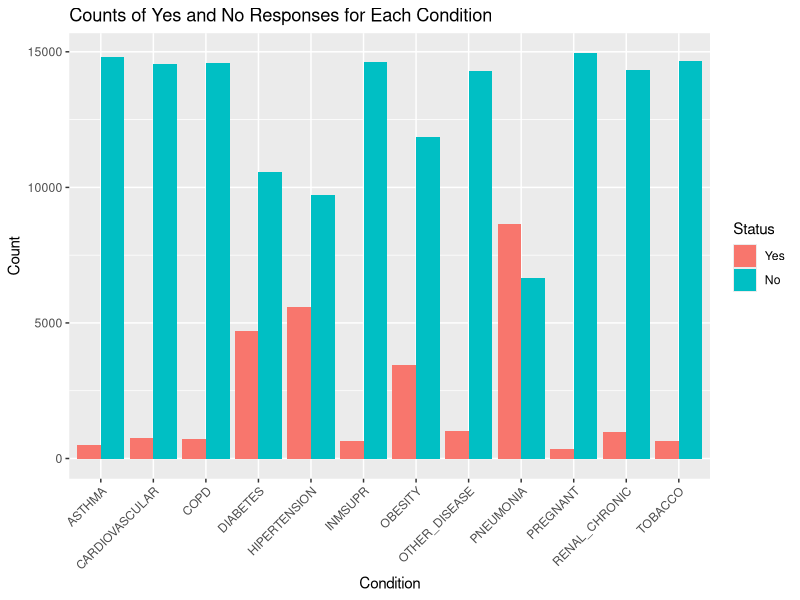

Write the R code that produced this figure.
## ---- chunk 1
#import cleaned data
library(readr)
library(here)

data_clean <- read_csv(here::here("data", "data_clean.csv"))

## ---- chunk 2
library(dplyr)
library(tidyr)
library(ggplot2)

# Prepare data
condition_data <- data_clean %>%
  select(PNEUMONIA, PREGNANT, DIABETES, COPD, ASTHMA, INMSUPR, 
         HIPERTENSION, CARDIOVASCULAR, RENAL_CHRONIC, OTHER_DISEASE, 
         OBESITY, TOBACCO) %>%
  pivot_longer(cols = everything(), names_to = "condition", values_to = "status") %>%
  mutate(status = factor(status, levels = c("Yes", "No"))) %>%
  group_by(condition, status) %>%
  summarize(count = n(), .groups = 'drop')

# Create the bar chart
ggplot(condition_data, aes(x = condition, y = count, fill = status)) +
  geom_bar(stat = "identity", position = position_dodge()) +
  labs(title = "Counts of Yes and No Responses for Each Condition",
       x = "Condition",
       y = "Count",
       fill = "Status") +
  theme(axis.text.x = element_text(angle = 45, hjust = 1))



## ---- chunk 3

# Calculate prevalence
data_with_prevalence <- data_clean %>%
  select(PNEUMONIA, PREGNANT, DIABETES, COPD, ASTHMA, INMSUPR, 
         HIPERTENSION, CARDIOVASCULAR, RENAL_CHRONIC, OTHER_DISEASE, 
         OBESITY, TOBACCO) %>%
  mutate(across(everything(), ~factor(., levels = c("Yes", "No")))) %>%
  pivot_longer(cols = everything(), names_to = "condition", values_to = "status") %>%
  group_by(condition, status) %>%
  summarize(count = n(), .groups = 'drop') %>%
  pivot_wider(names_from = status, values_from = count, values_fill = list(count = 0)) %>%
  mutate(prevalence = Yes / (Yes + No) * 100)

# Create a table with counts and prevalence
condition_data_table <- data_with_prevalence %>%
  select(condition, Yes, No, prevalence) %>%
  rename(Count_Yes = Yes, Count_No = No, Prevalence_Yes = prevalence)

# View the table with counts and prevalence
print(condition_data_table)
